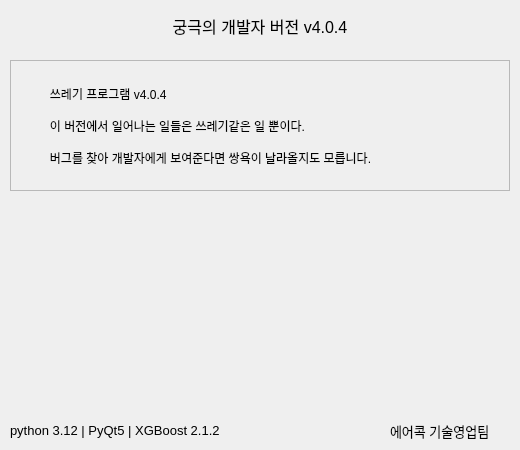
<?xml version="1.0" encoding="UTF-8"?>
<ui version="4.0">
 <class>Dialog</class>
 <widget class="QDialog" name="Dialog">
  <property name="geometry">
   <rect>
    <x>0</x>
    <y>0</y>
    <width>520</width>
    <height>450</height>
   </rect>
  </property>
  <property name="minimumSize">
   <size>
    <width>520</width>
    <height>450</height>
   </size>
  </property>
  <property name="maximumSize">
   <size>
    <width>520</width>
    <height>450</height>
   </size>
  </property>
  <property name="windowTitle">
   <string>About</string>
  </property>
  <widget class="QScrollArea" name="scrollArea">
   <property name="geometry">
    <rect>
     <x>10</x>
     <y>60</y>
     <width>500</width>
     <height>131</height>
    </rect>
   </property>
   <property name="widgetResizable">
    <bool>true</bool>
   </property>
   <widget class="QWidget" name="scrollAreaWidgetContents">
    <property name="geometry">
     <rect>
      <x>0</x>
      <y>0</y>
      <width>498</width>
      <height>129</height>
     </rect>
    </property>
    <layout class="QVBoxLayout" name="verticalLayout">
     <item>
      <widget class="QLabel" name="versionHistoryLabel">
       <property name="text">
        <string>
         쓰레기 프로그램 v4.0.4

         이 버전에서 일어나는 일들은 쓰레기같은 일 뿐이다.

         버그를 찾아 개발자에게 보여준다면 쌍욕이 날라올지도 모릅니다.
        </string>
       </property>
       <property name="textFormat">
        <enum>Qt::PlainText</enum>
       </property>
       <property name="wordWrap">
        <bool>true</bool>
       </property>
      </widget>
     </item>
    </layout>
   </widget>
  </widget>
  <widget class="QLabel" name="label_tech">
   <property name="geometry">
    <rect>
     <x>390</x>
     <y>420</y>
     <width>111</width>
     <height>21</height>
    </rect>
   </property>
   <property name="font">
    <font>
     <pointsize>10</pointsize>
    </font>
   </property>
   <property name="text">
    <string>에어콕 기술영업팀</string>
   </property>
  </widget>
  <widget class="QLabel" name="label_python">
   <property name="geometry">
    <rect>
     <x>10</x>
     <y>420</y>
     <width>231</width>
     <height>21</height>
    </rect>
   </property>
   <property name="font">
    <font>
     <pointsize>10</pointsize>
    </font>
   </property>
   <property name="text">
    <string>python 3.12 | PyQt5 | XGBoost 2.1.2</string>
   </property>
  </widget>
  <widget class="QLabel" name="label_title">
   <property name="geometry">
    <rect>
     <x>10</x>
     <y>10</y>
     <width>500</width>
     <height>31</height>
    </rect>
   </property>
   <property name="font">
    <font>
     <pointsize>12</pointsize>
    </font>
   </property>
   <property name="text">
    <string>궁극의 개발자 버전 v4.0.4</string>
   </property>
   <property name="alignment">
    <set>Qt::AlignCenter</set>
   </property>
  </widget>
  <widget class="QLabel" name="label">
   <property name="geometry">
    <rect>
     <x>40</x>
     <y>190</y>
     <width>201</width>
     <height>211</height>
    </rect>
   </property>
   <property name="focusPolicy">
    <enum>Qt::TabFocus</enum>
   </property>
   <property name="text">
    <string/>
   </property>
   <property name="pixmap">
    <pixmap>../../../../Documents/카카오톡 받은 파일/KakaoTalk_20250530_142326967.jpg</pixmap>
   </property>
  </widget>
  <widget class="QLabel" name="label_2">
   <property name="geometry">
    <rect>
     <x>270</x>
     <y>190</y>
     <width>201</width>
     <height>211</height>
    </rect>
   </property>
   <property name="focusPolicy">
    <enum>Qt::TabFocus</enum>
   </property>
   <property name="text">
    <string/>
   </property>
   <property name="pixmap">
    <pixmap>../../../../Documents/카카오톡 받은 파일/KakaoTalk_20250530_142326967_01.jpg</pixmap>
   </property>
  </widget>
 </widget>
 <resources/>
 <connections/>
</ui>
